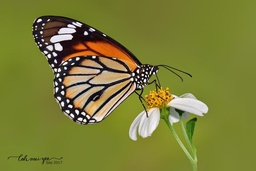
#> input picture images/butterfly.jpeg, 256 x 171 px, shrunk from 960 x 640 before the run
$ jupyter execute --allow-errors lab1.ipynb
#> lines starting #> are read from the running program, lines starting #| are printed output that depends on the picture; after the words box and inside, x2 and y2 are one past the last pixel; in counts of white or black regions, pixels touching at a corner belong together
### utils.py
import numpy as np
import cv2 as cv

# funciones auxiliares
def get_neighbors(row, column, labels):
    neighbors = []
    if row > 0: neighbors.append(labels[row - 1][column])
    if column > 0: neighbors.append(labels[row][column - 1])
    return [n for n in neighbors if n > 0]

def update_eq_labels(eq):
    """ Actualizacion de etiquetas para que que
    todas las etiquetas apunten a la etiqueta raiz """
    for key in eq.keys():
        while eq[key] != eq[eq[key]]:
            eq[key] = eq[eq[key]]


# Referencia: https://en.wikipedia.org/wiki/Connected-component_labeling
def two_pass_labeling(binary_image):

    # Inicializacion
    eq = {}
    next_label = 1
    rows_q, cols_q = binary_image.shape
    labels = np.zeros(binary_image.shape, dtype=np.uint32)

    # Primera pasada
    for row in range(rows_q):
        for col in range(cols_q):
            if binary_image[row][col] == 255:

                neighbors = get_neighbors(row, col, labels)
                if not neighbors:
                    eq[next_label] = next_label
                    labels[row][col] = next_label
                    next_label += 1
                else:
                    min_label = min(neighbors)
                    labels[row][col] = min_label
                    for n in neighbors:
                        if n != min_label: eq[n] = min_label

    update_eq_labels(eq)

    # Segunda pasada
    for row in range(rows_q):
        for col in range(cols_q):
            if labels[row][col] > 0: labels[row][col] = eq[labels[row][col]]

    return labels


def get_component_size(labeled_image, size):
    labels, labels_q = np.unique(labeled_image, return_counts=True)
    component_sizes = dict(zip(labels, labels_q))

    if 0 in component_sizes: del component_sizes[0]
    if size.lower() == 'small':
        min_size_label = min(component_sizes, key=component_sizes.get)
        min_size = component_sizes[min_size_label]
        image = np.where(labeled_image == min_size_label, 255, 0)
        info = f"La componente conexa de menor tamaño es la etiqueta {min_size_label} con {min_size} unidades."

    elif size.lower() == 'large':
        max_size_label = max(component_sizes, key=component_sizes.get)
        max_size = component_sizes[max_size_label]
        image = np.where(labeled_image == max_size_label, 255, 0)
        info = f"La componente conexa de mayor tamaño es la etiqueta {max_size_label} con {max_size} unidades."

    return info, image

### lab1.ipynb
# Laboratorio 1

[cell 1]
# Importando librerias necesarias
import cv2 as cv
import numpy as np
import skimage as sk

from matplotlib import pyplot as plt
from skimage.filters import thresholding as th
from skimage import morphology as mp

## Ejercicio 3

[cell 2]
image1 = cv.imread('images/butterfly.jpeg', cv.IMREAD_GRAYSCALE)
#> image1: shape (171, 256); min 0, max 255, mean 117.1
image2 = cv.imread('images/quetzalgris.png', cv.IMREAD_GRAYSCALE)
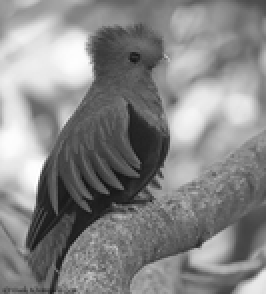
#> input picture images/quetzalgris.png, 133 x 147 px, shrunk from 500 x 550 before the run (shown 2 times larger)
#> image2 is the input picture: shape (147, 133); min 20, max 255, mean 134.5
image3 = cv.imread('images/chestXray.jpeg', cv.IMREAD_GRAYSCALE)
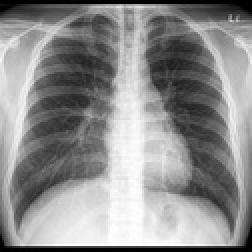
#> input picture images/chestxray.jpeg, 126 x 126 px, shrunk from 474 x 474 before the run, found by its file name (shown 2 times larger)
#> image3 is the input picture: shape (126, 126); min 0, max 255, mean 142.1

plt.figure(figsize=(12,4))

plt.subplot(131)
plt.imshow(image1, cmap='gray')
plt.title('Butterfly')

plt.subplot(132)
plt.imshow(image2, cmap='gray')
plt.title('Quetzal')

plt.subplot(133)
plt.imshow(image3, cmap='gray')
plt.title('Chest X Ray')

plt.show()

## Ejercicio 4

## Ejercicio 6

[cell 3]
# Paso 1. Binarización de imagen
image_path = 'images/rice.jpg'
imagen_color = cv.imread(image_path)
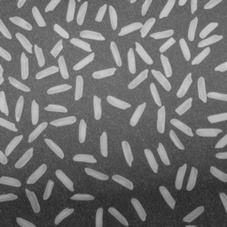
#> input picture images/rice.jpg, 227 x 227 px, shrunk from 850 x 850 before the run
#> imagen_color is the input picture: shape (227, 227, 3); min 38, max 209, mean 111.3
imagen_gris = cv.cvtColor(imagen_color, cv.COLOR_BGR2GRAY)
_, binary_image = cv.threshold(imagen_gris, 0, 255, cv.THRESH_BINARY + cv.THRESH_OTSU)
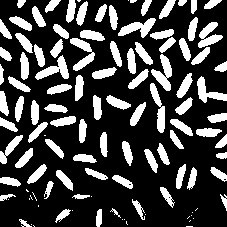
#> binary_image: shape (227, 227); 26.3% white; 113 white regions (25 under 20 px)

# Mostrando imagen binarizada
plt.imshow(binary_image, cmap='gray')
plt.title('Imagen binarizada')
plt.axis('off')
plt.show()

[cell 4]
from utils import two_pass_labeling

labeled_image = two_pass_labeling(binary_image)
#> after the loop in two_pass_labeling, `for row in range(rows_q):`: labels: shape (227, 227) uint32; 570 distinct labels, from 0 to 569
#> after the loop in two_pass_labeling, `for row in range(rows_q):`:
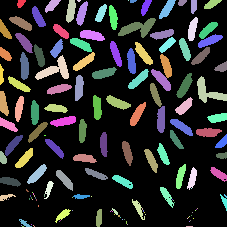
#> labels: shape (227, 227) uint32; 152 distinct labels, from 0 to 569; one colour per label, 0 black
n_labels = len(np.unique(labeled_image)) - 1
#> n_labels = 151
print(f'Cantidad de arroces encontrados [manual]: {n_labels}')
#| Cantidad de arroces encontrados [manual]: 151

[cell 5]
contours, _ = cv.findContours(binary_image, cv.RETR_EXTERNAL, cv.CHAIN_APPROX_SIMPLE)
#> contours = 113 contours, 26 with area under 20; largest, box (x1, y1, x2, y2) and area: (151, 54, 172, 91) 316, (118, 18, 156, 38) 300, (35, 55, 69, 80) 292, (70, 38, 95, 71) 290, (198, 22, 223, 48) 279
print(f'Cantidad de arroces encontrados [OpenCV]: {len(contours)}')
#| Cantidad de arroces encontrados [OpenCV]: 113

## Ejercicio 7

[cell 6]
# Paso 1. Binarización de imagen
image_path = 'images/microscope.png'
imagen_color = cv.imread(image_path)
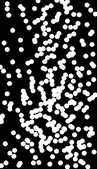
#> input picture images/microscope.png, 97 x 169 px, shrunk from 364 x 635 before the run
#> imagen_color is the input picture: shape (169, 97, 3); mean B, G, R 76.6, 76.6, 76.7
imagen_gris = cv.cvtColor(imagen_color, cv.COLOR_BGR2GRAY)
#> imagen_gris: shape (169, 97)
_, binary_image = cv.threshold(imagen_gris, 0, 255, cv.THRESH_BINARY + cv.THRESH_OTSU)
#> binary_image: shape (169, 97); 30.5% white; 88 white regions (35 under 20 px), largest, box (x1, y1, x2, y2) and area: (19, 66, 68, 153) 1299, (54, 83, 83, 118) 301, (62, 140, 86, 165) 187

# Mostrando imagen binarizada
plt.imshow(binary_image, cmap='gray')
plt.title('Imagen binarizada')
plt.axis('off')
plt.show()

[cell 7]
from utils import get_component_size

labeled_image = two_pass_labeling(binary_image)
#> after the loop in two_pass_labeling (call 2), `for row in range(rows_q):`: labels: shape (169, 97) uint32; 391 distinct labels, from 0 to 390
#> after the loop in two_pass_labeling (call 2), `for row in range(rows_q):`:
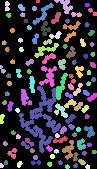
#> labels: shape (169, 97) uint32; 109 distinct labels, from 0 to 386; one colour per label, 0 black
info, image = get_component_size(labeled_image, 'small')
#> in get_component_size, `labels, labels_q = np.unique(labeled_image, return_counts=True)`: labels = 109 values from 0 to 386; labels_q = 109 values, max 11400 at index 0, min 12 at index 1, mean 150.4
#> in get_component_size, `component_sizes = dict(zip(labels, labels_q))`: component_sizes = 109 items
#> in get_component_size, `min_size_label = min(component_sizes, key=component_sizes.get)`: min_size_label = 1
#> in get_component_size, `min_size = component_sizes[min_size_label]`: min_size = 12
#> in get_component_size, `image = np.where(labeled_image == min_size_label, 255, 0)`: image: shape (169, 97) int64; 0.07% white; 1 white region (1 under 20 px)
print(info)
#| La componente conexa de menor tamaño es la etiqueta 1 con 12 unidades.

plt.imshow(image, cmap='gray')
plt.title(f'Menor Componente Conexa')
plt.show()

[cell 8]
# Con numpy

contours, _ = cv.findContours(binary_image, cv.RETR_EXTERNAL, cv.CHAIN_APPROX_SIMPLE)
#> contours = 88 contours, 48 with area under 20; largest, box (x1, y1, x2, y2) and area: (19, 66, 68, 153) 1032, (54, 83, 83, 118) 223, (62, 140, 86, 165) 140, (32, 3, 54, 25) 97, (34, 43, 59, 58) 94

min_size = 999999999999
[min_contour := [c] for c in contours if (size := cv.contourArea(c)) < min_size and (min_size := size)]

print(f'Número de píxeles en la componente conexa de menor tamaño es: {min_size}')

highlight_image = np.copy(imagen_color)
cv.drawContours(highlight_image, min_contour, 0, (0, 0, 255), 3)
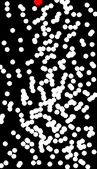
#> highlight_image: shape (169, 97, 3); 0.21% of pixels changed, all inside (x1, y1, x2, y2) = (34, 0, 42, 5)

plt.figure(figsize=(12, 6))
plt.title('Contorno de la componente de más pequeño')
plt.imshow(highlight_image)
plt.axis('off')
plt.show()

[cell 9]
labeled_image = two_pass_labeling(binary_image)
info, image = get_component_size(labeled_image, 'large')
#> in get_component_size (call 2), `image = np.where(labeled_image == max_size_label, 255, 0)`: image: shape (169, 97) int64; 5.1% white; 1 white region, box (x1, y1, x2, y2) and area: (19, 86, 61, 153) 837
print(info)
#| La componente conexa de mayor tamaño es la etiqueta 192 con 837 unidades.

plt.imshow(image, cmap='gray')
plt.title('Mayor Componente Conexa')
plt.show()

[cell 10]
print('Número de componentes conexas [manual]:', len(np.unique(labeled_image)) - 1)
#| Número de componentes conexas [manual]: 108
print('Número de componentes conexas [OpenCV]:', len(contours))
#| Número de componentes conexas [OpenCV]: 88

## Ejercicio 8

[cell 11]
image_path = 'images/ej8.png'
imagen_color = cv.imread(image_path)
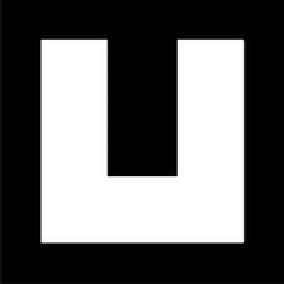
#> input picture images/ej8.png, 142 x 142 px, shrunk from 532 x 532 before the run (shown 2 times larger)
#> imagen_color is the input picture: shape (142, 142, 3); mean B, G, R 100.6, 100.6, 100.6
imagen_gris = cv.cvtColor(imagen_color, cv.COLOR_BGR2GRAY)
#> imagen_gris: shape (142, 142)
_, binary_image = cv.threshold(imagen_gris, 0, 255, cv.THRESH_BINARY + cv.THRESH_OTSU)
#> binary_image: shape (142, 142); 38.8% white; 1 white region, box (x1, y1, x2, y2) and area: (20, 20, 122, 121) 7822

plt.imshow(binary_image, cmap='gray')
plt.axis('off')
plt.show()

[cell 12]
r = 25
di = mp.disk(r)
disk_dilation = mp.dilation(binary_image, di)
#> disk_dilation: shape (142, 142); 99.6% white; 5 black regions (2 under 20 px), largest, box (x1, y1, x2, y2) and area: (0, 0, 6, 7) 22, (0, 136, 7, 142) 22, (135, 136, 142, 142) 22

plt.imshow(disk_dilation, cmap='gray')
plt.axis('off')
plt.show()

[cell 13]
def frame(r):
#> called with r = 10
    x = np.zeros((r, r)).astype(int)
    x[:r // 2, r // 2] = 1
    x[0, :r // 2] = 1

    x = np.pad(x, [1, 1])
    return x

plt.imshow(frame(10), cmap='gray')
plt.axis('off')
plt.title('Elemento estructurante')
plt.show()

[cell 14]
r = 100
fr = frame(r)
frame_erosion = mp.erosion(binary_image, fr)
#> frame_erosion: shape (142, 142); every value is 0

plt.imshow(frame_erosion, cmap='gray')
plt.axis('off')
plt.show()

[cell 15]
def frame(r):
#> called with r = 10
    x = np.zeros((r, r)).astype(int)
    for i in range(0, r // 2, 2): x[i:i+1, r // 2] = 1
    x = np.pad(x, [1, 1])
    return x

plt.imshow(frame(10), cmap='gray')
plt.title('Elemento estructurante')
plt.axis('off')
plt.show()

[cell 16]
r = 100
fr = frame(r)
frame_erosion = mp.erosion(binary_image, fr)
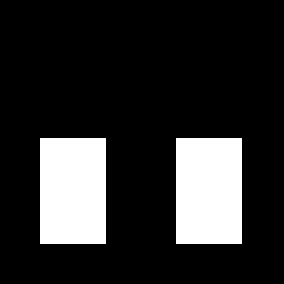
#> frame_erosion: shape (142, 142) (shown 2 times larger); 17.3% white; 2 white regions, box (x1, y1, x2, y2) and area: (20, 69, 53, 122) 1749, (88, 69, 121, 122) 1749

r = 62
di = mp.disk(r)
disk_erosion = mp.erosion(frame_erosion, di)

r = 30
di = mp.disk(r)
disk_dilation = mp.dilation(disk_erosion, di)

plt.imshow(disk_dilation, cmap='gray')
plt.axis('off')
plt.show()
